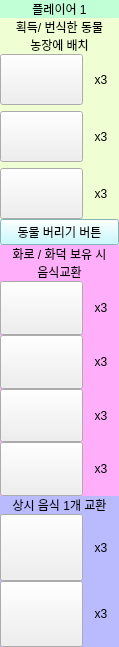
<?xml version="1.0" encoding="UTF-8"?>
<ui version="4.0">
 <class>Form_sidebar</class>
 <widget class="QWidget" name="Form_sidebar">
  <property name="geometry">
   <rect>
    <x>0</x>
    <y>0</y>
    <width>119</width>
    <height>647</height>
   </rect>
  </property>
  <property name="sizePolicy">
   <sizepolicy hsizetype="Minimum" vsizetype="Minimum">
    <horstretch>0</horstretch>
    <verstretch>0</verstretch>
   </sizepolicy>
  </property>
  <property name="minimumSize">
   <size>
    <width>0</width>
    <height>0</height>
   </size>
  </property>
  <property name="maximumSize">
   <size>
    <width>16777215</width>
    <height>16777215</height>
   </size>
  </property>
  <property name="windowTitle">
   <string>Form</string>
  </property>
  <layout class="QVBoxLayout" name="verticalLayout_2">
   <property name="spacing">
    <number>0</number>
   </property>
   <property name="leftMargin">
    <number>0</number>
   </property>
   <property name="topMargin">
    <number>0</number>
   </property>
   <property name="rightMargin">
    <number>0</number>
   </property>
   <property name="bottomMargin">
    <number>0</number>
   </property>
   <item>
    <layout class="QVBoxLayout" name="verticalLayout" stretch="1,4,1,5,3">
     <property name="spacing">
      <number>0</number>
     </property>
     <item>
      <layout class="QVBoxLayout" name="verticalLayout_1">
       <property name="spacing">
        <number>0</number>
       </property>
       <item>
        <widget class="QLabel" name="lb_player">
         <property name="sizePolicy">
          <sizepolicy hsizetype="Minimum" vsizetype="Maximum">
           <horstretch>0</horstretch>
           <verstretch>0</verstretch>
          </sizepolicy>
         </property>
         <property name="styleSheet">
          <string notr="true">background-color: rgb(193, 255, 215);</string>
         </property>
         <property name="text">
          <string>플레이어 1</string>
         </property>
         <property name="alignment">
          <set>Qt::AlignCenter</set>
         </property>
        </widget>
       </item>
      </layout>
     </item>
     <item>
      <widget class="QWidget" name="verticalWidget_2" native="true">
       <property name="sizePolicy">
        <sizepolicy hsizetype="Minimum" vsizetype="Minimum">
         <horstretch>0</horstretch>
         <verstretch>0</verstretch>
        </sizepolicy>
       </property>
       <property name="styleSheet">
        <string notr="true">QWidget#verticalWidget_2{background-color: rgb(239, 255, 211);}</string>
       </property>
       <layout class="QVBoxLayout" name="verticalLayout_13">
        <property name="spacing">
         <number>0</number>
        </property>
        <property name="leftMargin">
         <number>0</number>
        </property>
        <property name="topMargin">
         <number>0</number>
        </property>
        <property name="rightMargin">
         <number>0</number>
        </property>
        <property name="bottomMargin">
         <number>0</number>
        </property>
        <item>
         <widget class="QLabel" name="label_2_1">
          <property name="sizePolicy">
           <sizepolicy hsizetype="Minimum" vsizetype="Maximum">
            <horstretch>0</horstretch>
            <verstretch>0</verstretch>
           </sizepolicy>
          </property>
          <property name="styleSheet">
           <string notr="true"/>
          </property>
          <property name="text">
           <string>획득/ 번식한 동물
농장에 배치</string>
          </property>
          <property name="alignment">
           <set>Qt::AlignCenter</set>
          </property>
         </widget>
        </item>
        <item>
         <widget class="QWidget" name="gridWidget_2_1" native="true">
          <property name="sizePolicy">
           <sizepolicy hsizetype="Minimum" vsizetype="Minimum">
            <horstretch>0</horstretch>
            <verstretch>0</verstretch>
           </sizepolicy>
          </property>
          <layout class="QGridLayout" name="gridLayout_5" columnstretch="7,3">
           <property name="leftMargin">
            <number>0</number>
           </property>
           <property name="topMargin">
            <number>0</number>
           </property>
           <property name="rightMargin">
            <number>0</number>
           </property>
           <property name="bottomMargin">
            <number>0</number>
           </property>
           <property name="horizontalSpacing">
            <number>0</number>
           </property>
           <property name="verticalSpacing">
            <number>-1</number>
           </property>
           <item row="1" column="0">
            <widget class="QPushButton" name="btn_pig">
             <property name="enabled">
              <bool>true</bool>
             </property>
             <property name="sizePolicy">
              <sizepolicy hsizetype="Minimum" vsizetype="Minimum">
               <horstretch>0</horstretch>
               <verstretch>0</verstretch>
              </sizepolicy>
             </property>
             <property name="styleSheet">
              <string notr="true">border-image: url(:/newPrefix/images/pig.png);</string>
             </property>
             <property name="text">
              <string/>
             </property>
             <property name="checkable">
              <bool>true</bool>
             </property>
            </widget>
           </item>
           <item row="0" column="1">
            <widget class="QLabel" name="label_2_sheepcount">
             <property name="sizePolicy">
              <sizepolicy hsizetype="Minimum" vsizetype="Minimum">
               <horstretch>0</horstretch>
               <verstretch>0</verstretch>
              </sizepolicy>
             </property>
             <property name="text">
              <string>x3</string>
             </property>
             <property name="alignment">
              <set>Qt::AlignCenter</set>
             </property>
            </widget>
           </item>
           <item row="1" column="1">
            <widget class="QLabel" name="label_2_cowcount">
             <property name="sizePolicy">
              <sizepolicy hsizetype="Minimum" vsizetype="Minimum">
               <horstretch>0</horstretch>
               <verstretch>0</verstretch>
              </sizepolicy>
             </property>
             <property name="text">
              <string>x3</string>
             </property>
             <property name="alignment">
              <set>Qt::AlignCenter</set>
             </property>
            </widget>
           </item>
           <item row="0" column="0">
            <widget class="QPushButton" name="btn_sheep">
             <property name="enabled">
              <bool>true</bool>
             </property>
             <property name="sizePolicy">
              <sizepolicy hsizetype="Minimum" vsizetype="Minimum">
               <horstretch>0</horstretch>
               <verstretch>0</verstretch>
              </sizepolicy>
             </property>
             <property name="styleSheet">
              <string notr="true">
QPushButton:disabled {background-color: yellow;}</string>
             </property>
             <property name="text">
              <string/>
             </property>
             <property name="checkable">
              <bool>true</bool>
             </property>
            </widget>
           </item>
           <item row="2" column="0">
            <widget class="QPushButton" name="btn_cow">
             <property name="enabled">
              <bool>true</bool>
             </property>
             <property name="sizePolicy">
              <sizepolicy hsizetype="Minimum" vsizetype="Minimum">
               <horstretch>0</horstretch>
               <verstretch>0</verstretch>
              </sizepolicy>
             </property>
             <property name="styleSheet">
              <string notr="true">border-image: url(:/newPrefix/images/cow.png);</string>
             </property>
             <property name="text">
              <string/>
             </property>
             <property name="checkable">
              <bool>true</bool>
             </property>
            </widget>
           </item>
           <item row="2" column="1">
            <widget class="QLabel" name="label_2_pigcount">
             <property name="sizePolicy">
              <sizepolicy hsizetype="Minimum" vsizetype="Minimum">
               <horstretch>0</horstretch>
               <verstretch>0</verstretch>
              </sizepolicy>
             </property>
             <property name="text">
              <string>x3</string>
             </property>
             <property name="alignment">
              <set>Qt::AlignCenter</set>
             </property>
            </widget>
           </item>
          </layout>
         </widget>
        </item>
       </layout>
      </widget>
     </item>
     <item>
      <layout class="QVBoxLayout" name="verticalLayout_3">
       <item>
        <widget class="QPushButton" name="pushButton_dropanimal">
         <property name="sizePolicy">
          <sizepolicy hsizetype="Minimum" vsizetype="Maximum">
           <horstretch>0</horstretch>
           <verstretch>0</verstretch>
          </sizepolicy>
         </property>
         <property name="styleSheet">
          <string notr="true">background-color: rgb(186, 250, 255);</string>
         </property>
         <property name="text">
          <string>동물 버리기 버튼</string>
         </property>
        </widget>
       </item>
      </layout>
     </item>
     <item>
      <widget class="QWidget" name="verticalWidget_4" native="true">
       <property name="styleSheet">
        <string notr="true">QWidget#verticalWidget_4{background-color: rgb(255, 174, 249);}</string>
       </property>
       <layout class="QVBoxLayout" name="verticalLayout_15">
        <property name="spacing">
         <number>0</number>
        </property>
        <property name="leftMargin">
         <number>0</number>
        </property>
        <property name="topMargin">
         <number>0</number>
        </property>
        <property name="rightMargin">
         <number>0</number>
        </property>
        <property name="bottomMargin">
         <number>0</number>
        </property>
        <item>
         <widget class="QLabel" name="label_4_1">
          <property name="sizePolicy">
           <sizepolicy hsizetype="Minimum" vsizetype="Maximum">
            <horstretch>0</horstretch>
            <verstretch>0</verstretch>
           </sizepolicy>
          </property>
          <property name="text">
           <string>화로 / 화덕 보유 시 
음식교환</string>
          </property>
          <property name="alignment">
           <set>Qt::AlignCenter</set>
          </property>
         </widget>
        </item>
        <item>
         <layout class="QGridLayout" name="gridLayout_4_1" columnstretch="7,3">
          <property name="horizontalSpacing">
           <number>0</number>
          </property>
          <property name="verticalSpacing">
           <number>-1</number>
          </property>
          <item row="1" column="0">
           <widget class="QPushButton" name="btn_chg_pig">
            <property name="sizePolicy">
             <sizepolicy hsizetype="Minimum" vsizetype="Minimum">
              <horstretch>0</horstretch>
              <verstretch>0</verstretch>
             </sizepolicy>
            </property>
            <property name="styleSheet">
             <string notr="true">border-image: url(:/newPrefix/images/pig.png);</string>
            </property>
            <property name="text">
             <string/>
            </property>
           </widget>
          </item>
          <item row="2" column="0">
           <widget class="QPushButton" name="btn_chg_cow">
            <property name="sizePolicy">
             <sizepolicy hsizetype="Minimum" vsizetype="Minimum">
              <horstretch>0</horstretch>
              <verstretch>0</verstretch>
             </sizepolicy>
            </property>
            <property name="styleSheet">
             <string notr="true">border-image: url(:/newPrefix/images/cow.png);</string>
            </property>
            <property name="text">
             <string/>
            </property>
           </widget>
          </item>
          <item row="3" column="0">
           <widget class="QPushButton" name="btn_chg_vegetable">
            <property name="sizePolicy">
             <sizepolicy hsizetype="Minimum" vsizetype="Minimum">
              <horstretch>0</horstretch>
              <verstretch>0</verstretch>
             </sizepolicy>
            </property>
            <property name="styleSheet">
             <string notr="true">border-image: url(:/newPrefix/images/vegetable.png);</string>
            </property>
            <property name="text">
             <string/>
            </property>
           </widget>
          </item>
          <item row="0" column="0">
           <widget class="QPushButton" name="btn_chg_sheep">
            <property name="sizePolicy">
             <sizepolicy hsizetype="Minimum" vsizetype="Minimum">
              <horstretch>0</horstretch>
              <verstretch>0</verstretch>
             </sizepolicy>
            </property>
            <property name="styleSheet">
             <string notr="true">border-image: url(:/newPrefix/images/sheep.png);</string>
            </property>
            <property name="text">
             <string/>
            </property>
           </widget>
          </item>
          <item row="1" column="1">
           <widget class="QLabel" name="label_4_cowcount">
            <property name="sizePolicy">
             <sizepolicy hsizetype="Minimum" vsizetype="Minimum">
              <horstretch>0</horstretch>
              <verstretch>0</verstretch>
             </sizepolicy>
            </property>
            <property name="text">
             <string>x3</string>
            </property>
            <property name="alignment">
             <set>Qt::AlignCenter</set>
            </property>
           </widget>
          </item>
          <item row="2" column="1">
           <widget class="QLabel" name="label_pigcount">
            <property name="sizePolicy">
             <sizepolicy hsizetype="Minimum" vsizetype="Minimum">
              <horstretch>0</horstretch>
              <verstretch>0</verstretch>
             </sizepolicy>
            </property>
            <property name="text">
             <string>x3</string>
            </property>
            <property name="alignment">
             <set>Qt::AlignCenter</set>
            </property>
           </widget>
          </item>
          <item row="3" column="1">
           <widget class="QLabel" name="label_4_vetcount">
            <property name="sizePolicy">
             <sizepolicy hsizetype="Minimum" vsizetype="Minimum">
              <horstretch>0</horstretch>
              <verstretch>0</verstretch>
             </sizepolicy>
            </property>
            <property name="text">
             <string>x3</string>
            </property>
            <property name="alignment">
             <set>Qt::AlignCenter</set>
            </property>
           </widget>
          </item>
          <item row="0" column="1">
           <widget class="QLabel" name="label_4_sheepcount">
            <property name="sizePolicy">
             <sizepolicy hsizetype="Minimum" vsizetype="Minimum">
              <horstretch>0</horstretch>
              <verstretch>0</verstretch>
             </sizepolicy>
            </property>
            <property name="text">
             <string>x3</string>
            </property>
            <property name="alignment">
             <set>Qt::AlignCenter</set>
            </property>
           </widget>
          </item>
         </layout>
        </item>
       </layout>
      </widget>
     </item>
     <item>
      <widget class="QWidget" name="verticalWidget_5" native="true">
       <property name="styleSheet">
        <string notr="true">QWidget#verticalWidget_5{background-color: rgb(186, 187, 255);}</string>
       </property>
       <layout class="QVBoxLayout" name="verticalLayout_16" stretch="1,2">
        <property name="spacing">
         <number>0</number>
        </property>
        <property name="leftMargin">
         <number>0</number>
        </property>
        <property name="topMargin">
         <number>0</number>
        </property>
        <property name="rightMargin">
         <number>0</number>
        </property>
        <property name="bottomMargin">
         <number>0</number>
        </property>
        <item>
         <widget class="QLabel" name="label_5_1">
          <property name="sizePolicy">
           <sizepolicy hsizetype="Minimum" vsizetype="Maximum">
            <horstretch>0</horstretch>
            <verstretch>0</verstretch>
           </sizepolicy>
          </property>
          <property name="text">
           <string>상시 음식 1개 교환</string>
          </property>
          <property name="alignment">
           <set>Qt::AlignCenter</set>
          </property>
         </widget>
        </item>
        <item>
         <layout class="QGridLayout" name="gridLayout_5_1" rowstretch="0,0" columnstretch="7,3">
          <property name="horizontalSpacing">
           <number>0</number>
          </property>
          <property name="verticalSpacing">
           <number>-1</number>
          </property>
          <item row="0" column="0">
           <widget class="QPushButton" name="btn_trade_grain">
            <property name="sizePolicy">
             <sizepolicy hsizetype="Minimum" vsizetype="Minimum">
              <horstretch>0</horstretch>
              <verstretch>0</verstretch>
             </sizepolicy>
            </property>
            <property name="styleSheet">
             <string notr="true">border-image: url(:/newPrefix/images/grain.png);</string>
            </property>
            <property name="text">
             <string/>
            </property>
            <property name="default">
             <bool>false</bool>
            </property>
           </widget>
          </item>
          <item row="1" column="0">
           <widget class="QPushButton" name="btn_trade_vegetable">
            <property name="sizePolicy">
             <sizepolicy hsizetype="Minimum" vsizetype="Minimum">
              <horstretch>0</horstretch>
              <verstretch>0</verstretch>
             </sizepolicy>
            </property>
            <property name="styleSheet">
             <string notr="true">border-image: url(:/newPrefix/images/vegetable.png);</string>
            </property>
            <property name="text">
             <string/>
            </property>
           </widget>
          </item>
          <item row="1" column="1">
           <widget class="QLabel" name="label_5_vet">
            <property name="sizePolicy">
             <sizepolicy hsizetype="Minimum" vsizetype="Minimum">
              <horstretch>0</horstretch>
              <verstretch>0</verstretch>
             </sizepolicy>
            </property>
            <property name="text">
             <string>x3</string>
            </property>
            <property name="alignment">
             <set>Qt::AlignCenter</set>
            </property>
           </widget>
          </item>
          <item row="0" column="1">
           <widget class="QLabel" name="label_5_grain">
            <property name="sizePolicy">
             <sizepolicy hsizetype="Minimum" vsizetype="Minimum">
              <horstretch>0</horstretch>
              <verstretch>0</verstretch>
             </sizepolicy>
            </property>
            <property name="text">
             <string>x3</string>
            </property>
            <property name="alignment">
             <set>Qt::AlignCenter</set>
            </property>
           </widget>
          </item>
         </layout>
        </item>
       </layout>
      </widget>
     </item>
    </layout>
   </item>
  </layout>
 </widget>
 <resources>
  <include location="../../MyQRC.qrc"/>
 </resources>
 <connections/>
</ui>
